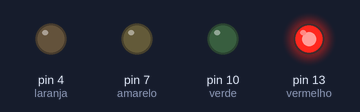
The sketch below on a simulated Arduino Uno, built with avr-gcc and run on an emulated ATmega328P. On the bench: output pins drawn as LEDs (lit = HIGH). Pins used as bus, display or sensor lines are not drawn.

Above: at 1.0 s.
At 3.0 s:
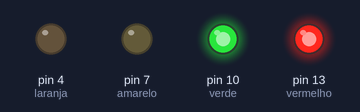
At 5.0 s:
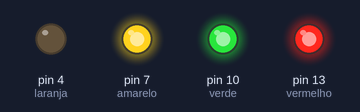
At 7.0 s:
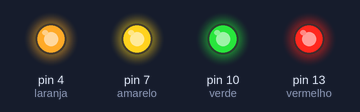
At 9.0 s:
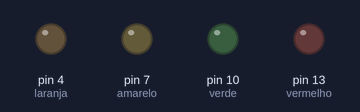
Timing chart, 0 to 13.0 s (numbered marks = the images above):
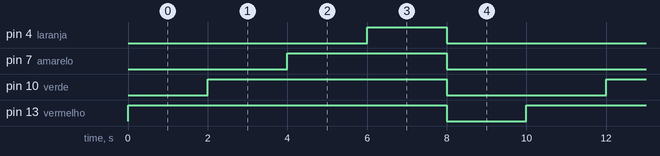

Measured:
- by itself, pin 4 (laranja): alternates HIGH for 2.0 s and LOW for 8.0 s
- by itself, pin 7 (amarelo): alternates HIGH for 4.0 s and LOW for 6.0 s
- by itself, pin 10 (verde): alternates HIGH for 6.0 s and LOW for 4.0 s
- by itself, pin 13 (vermelho): alternates HIGH for 8.0 s and LOW for 2.0 s

The sketch:

magnificent_inari_trug1.ino
```cpp
int vermelho=13;
int verde=10;
int amarelo=7;
int laranja=4;
int branco=2;

void setup() //roda apenas uma vez quando ligamos o Arduino
{
  pinMode(vermelho, OUTPUT); //Definir pino 13 como saída
  pinMode(verde, OUTPUT);//Definir pino 10 como saída
  pinMode(amarelo, OUTPUT);//Definir pino 7 como saída
  pinMode(laranja, OUTPUT);//Definir pino 4 como saída
  pinMode(branco, OUTPUT);//Definir pino 2 como saída
}

void loop() //Repete infinitamente até desligarmos o Arduíno
{
  digitalWrite(vermelho, HIGH);//ligar/enviar energia para pino 13
  delay(2000);
  digitalWrite(verde, HIGH);// desligar/tirar energia do pino 10
  delay(2000);
  digitalWrite(amarelo, HIGH);
  delay(2000);
  digitalWrite(laranja, HIGH);
  delay(2000);
  digitalWrite(branco,HIGH);


   digitalWrite(vermelho, LOW);
   digitalWrite(verde, LOW);// desligar/tirar energia do pino 10
   digitalWrite(amarelo, LOW);
   digitalWrite(laranja, LOW);
   digitalWrite(branco,LOW);
   delay(2000); //Esperar 3,7 segundo (mil milisegundos)
}


  
```
